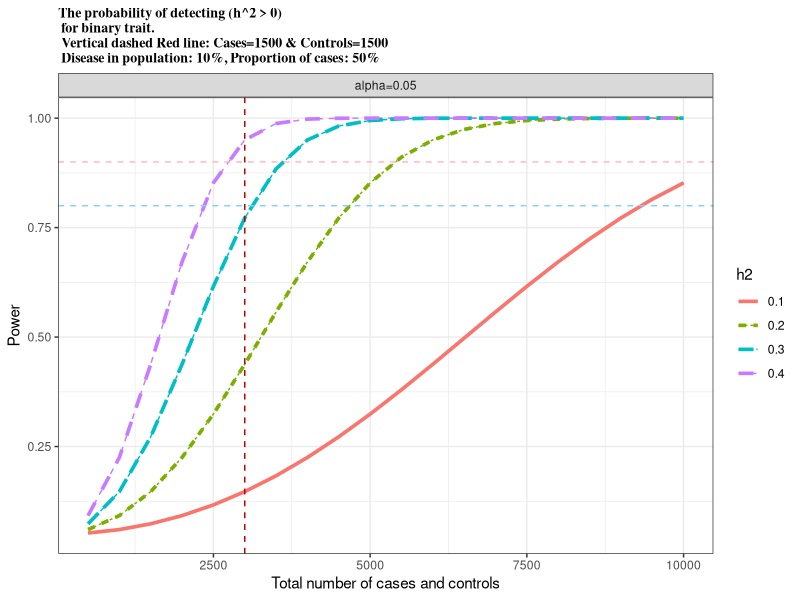

The R source for this figure:

## The statistical power of estimating genetic variance or genetic correlation for binary trait 
## using genome-wide SNPs
## N: general sample size
## n.study.sample: your total sample size
## var.A: Variance of the SNP-derived genetic relationships
## realh2: The power calculation requires the true SNP-heritability, so that the power is the 
## probability of estimating a SNP-heritability that is greater than zero. 
## K: disease risk in population
## fcase: proportion of the sample with target response (i.e. cases)

powerCCh2<-within(expand.grid(N = seq(500,10000,500),
      n.study.sample=3000,
      realh2=c(0.1,0.2,0.3,0.4),
      KEEP.OUT.ATTRS = FALSE),
      { alpha <- 0.05
        K <- 0.1
        fcase= 0.5
        var.A=0.00002
        height<-dnorm(qnorm(K,lower.tail=F))
        critval <- qchisq(alpha, df = 1, lower.tail = FALSE)
        var.sampling <- (2*(1-K)^4*(N*fcase+N*(1-fcase))^2)/((N*fcase)^2*(N*(1-fcase))^2*(height/K)^4*var.A)
        NCP <- realh2^2/var.sampling
        powerCCh2 <- pchisq(critval, df = 1, ncp = NCP, lower.tail = FALSE)})

library(ggplot2) #required library for plotting
pow <- powerCCh2
pow$alpha <- paste("alpha", pow$alpha, sep = "=")
pow$h2 <- as.factor(as.character(pow$realh2))

#main title
title <- paste("The probability of detecting (h^2 > 0) \n for binary trait. \n Vertical dashed Red line: Cases=", pow$n.study.sample[1]*pow$fcase," & Controls=",pow$n.study.sample[1]*(1-pow$fcase)," \n Disease in population: ", pow$K*100,"%",", Proportion of cases: ",pow$fcase[1]*100,"%",sep = "")
xlab <- "Total number of cases and controls"
#y label
ylab <- "Power"
#output file name
pdf.file <- "PowerPlot.pdf"
pdf(file=pdf.file, height = 4.5, width = 5)
zp1 <- ggplot(pow ,  # data for plotting
  aes( y = powerCCh2, x = N, colour = h2,linetype = h2)) + 
  facet_grid(. ~ alpha , scale = "free") +  #grid by alpha level 
  geom_line() + 
  ylab(ylab)+  #y label
  xlab(xlab) +  #x label 
  ggtitle(title) +  theme_bw() +
  geom_line(size = 1.25)+theme(plot.title=element_text(family="Times", face="bold", size=10))+
  geom_hline(yintercept = 0.8,color="lightskyblue",linetype=2)+geom_hline(yintercept = 0.9,color="lightpink",linetype=2)+
  geom_vline(aes(xintercept=n.study.sample[1]), colour="#BB0000", linetype="dashed")
print(zp1)
graphics.off()

